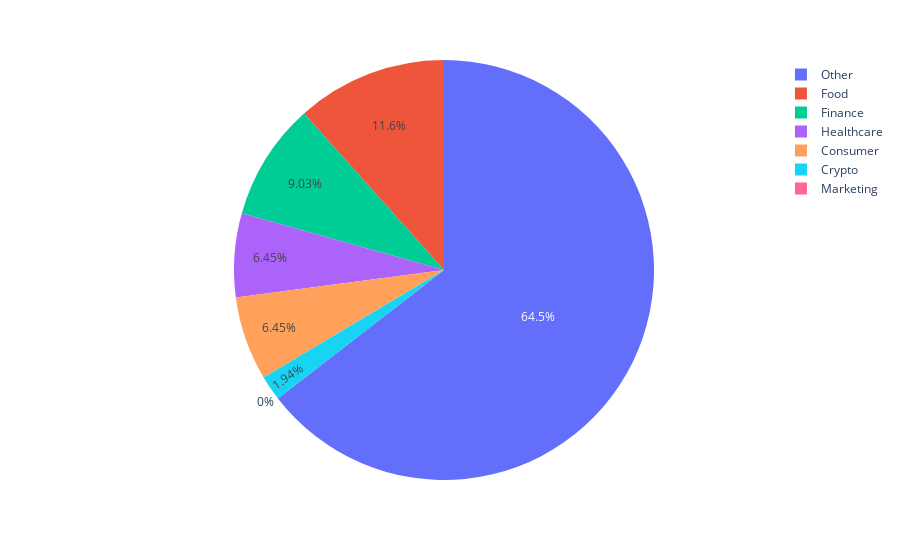

Write notebook code for a chart like this one.
### Code cell
top_industry = df.head(10)
industry_counts = top_industry.value_counts()
ax = px.pie(data_frame=top_industry,names='Industry',values = 'Laid_Off_Count')
ax.show()

### Figure 1 — Plotly figure (JSON) as saved in the notebook; plotly's stock layout.template omitted (floating-point values rounded to 4 significant figures)
{"data": [{"domain": {"x": [0, 1], "y": [0, 1]}, "hovertemplate": "Industry=%{label}<br>Laid_Off_Count=%{value}<extra></extra>", "labels": ["Food", "Finance", "Food", "Crypto", "Marketing", "Other", "Healthcare", "Consumer", "Finance", "Food"], "legendgroup": "", "name": "", "showlegend": true, "type": "pie", "values": [150, 100, 30, 30, 0, 1000, 100, 100, 40, 0]}], "layout": {"legend": {"tracegroupgap": 0}, "margin": {"t": 60}}}
